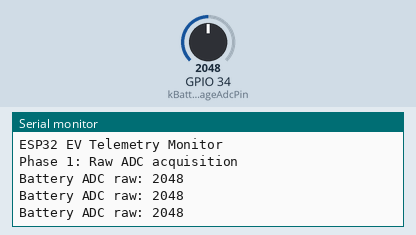
Recording of a program running on a simulated ESP32. Parts: the last lines printed to the serial monitor. Inputs (shaded band) come from the test bench; at power-on: GPIO 34 (kBatteryVoltageAdcPin) = 2048 (analog values on the 0–4095 scale).

Above: at 1.3 s.
1.4 s: GPIO 34 (kBatteryVoltageAdcPin) set to 2866
At 1.9 s:
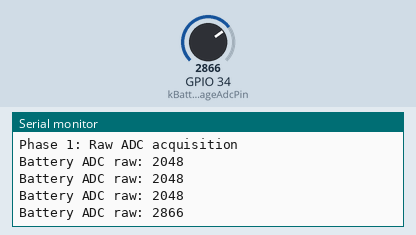
2.9 s: GPIO 34 (kBatteryVoltageAdcPin) set to 3603
At 3.4 s:
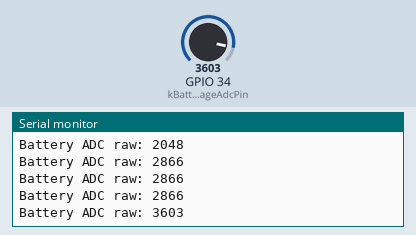
Timing chart, 0 to 5.9 s (numbered marks = the images above; inputs shaded):
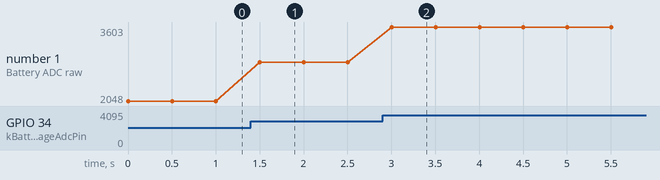

Measured:
- after the input at 1.4 s, the serial monitor: prints a new line after 0.10 s (image 1)
- after the input at 2.9 s, the serial monitor: prints a new line after 0.10 s (image 2)
- plotted number 1: 2048 → 2866 after the input at 1.4 s, 2866 → 3603 after the input at 2.9 s

The program:

main.cpp
```cpp
#include <Arduino.h>

namespace {

constexpr uint8_t kBatteryVoltageAdcPin = 34;
constexpr uint32_t kSerialBaudRate = 115200;
constexpr uint32_t kSampleDelayMs = 500;

}  // namespace

void setup() {
    Serial.begin(kSerialBaudRate);

    pinMode(kBatteryVoltageAdcPin, INPUT);
    analogReadResolution(12);

    Serial.println();
    Serial.println("ESP32 EV Telemetry Monitor");
    Serial.println("Phase 1: Raw ADC acquisition");
}

void loop() {
    const int rawAdcValue = analogRead(kBatteryVoltageAdcPin);

    Serial.print("Battery ADC raw: ");
    Serial.println(rawAdcValue);

    delay(kSampleDelayMs);
}
```
